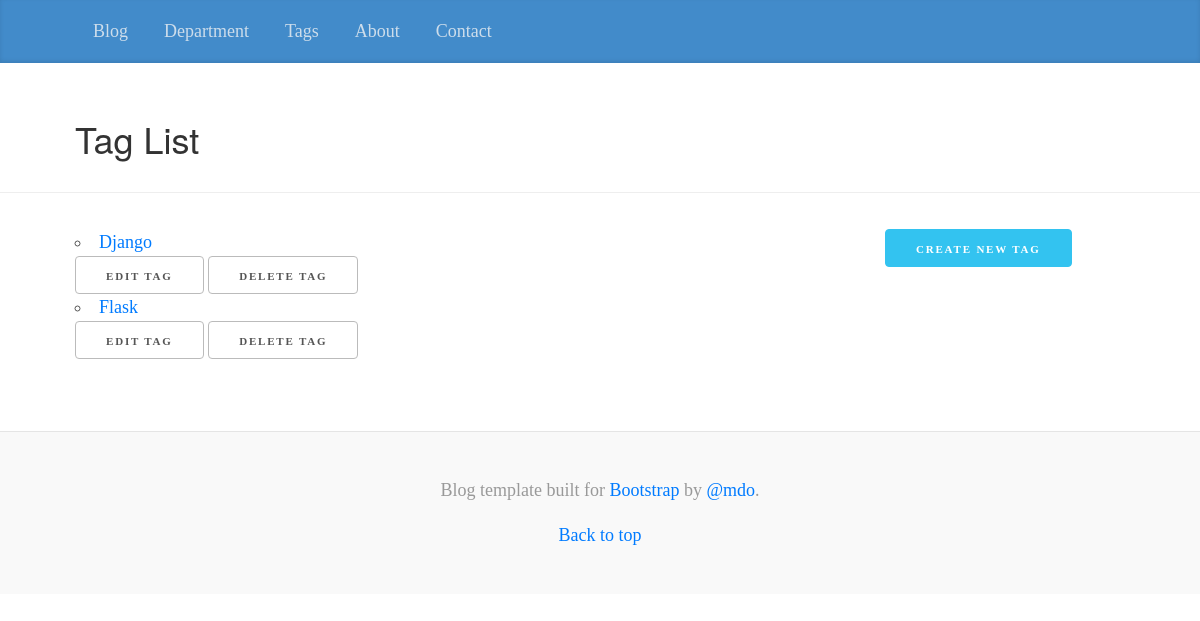
/tag/, run on an earlier commit of the app's database.
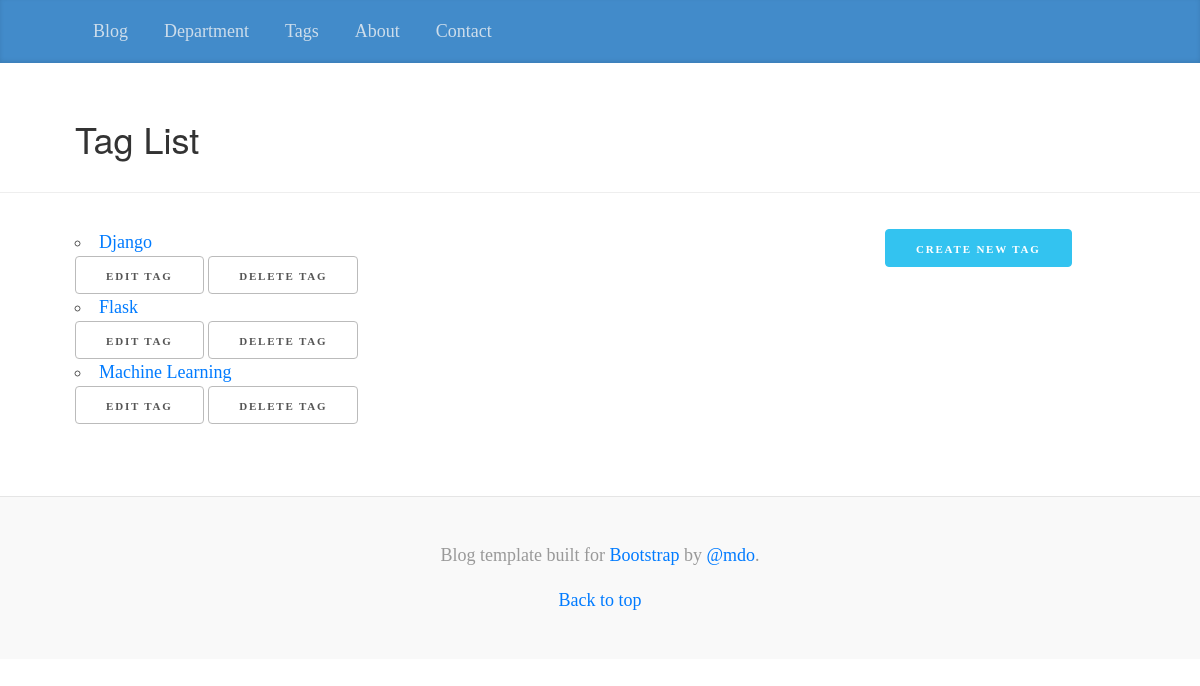
And on a later commit of the database.
### organizer/models.py (models this page shows, shortened)
class Tag(models.Model):
    name = models.CharField(max_length=31,
                            unique=True,)
    slug = models.SlugField(max_length=31,
                            unique=True,
                            help_text='A label for url config')
    class Meta:
        ordering = ['name']
    def get_absolute_url(self):
        return reverse('organizer_tag_detail',kwargs={'slug':self.slug})
    def get_update_url(self):
        return reverse('organizer_tag_update',kwargs={'slug':self.slug})
    def get_delete_url(self):
        return reverse('organizer_tag_delete',kwargs={'slug':self.slug})

### organizer/views.py (the view)
class TagList(ListView):
    paginate_by = 3
    model = Tag

### organizer/templates/organizer/tag_list.html (shortened to what this page needs)
{% extends parent_template|default:"organizer/base_organizer.html" %}
{% block heading %}
       <h2>Tag List</h2>
{% endblock %}
{% block button %}
        <a href="{% url 'organizer_tag_create' %}" class="button button-primary">Create New Tag</a>
{% endblock %}
{% block content %}
  <ul>
    {% for tag in tag_list %}
      <li>
        <a href="{{ tag.get_absolute_url }}">
          {{ tag.name|title }}</a>
          <ul class="inline">
              <a href="{{ tag.get_update_url }}" class="button">Edit Tag</a></li>
              <a href="{{ tag.get_delete_url }}" class="button">Delete Tag</a></li>
          </ul>
    {% empty %}
      <li><em>There are currently no Tags available.</em></li>
    {% endfor %}
{% endblock %}

What changed in the data, as far as the page shows it:
added Tag: name "Machine Learning"
